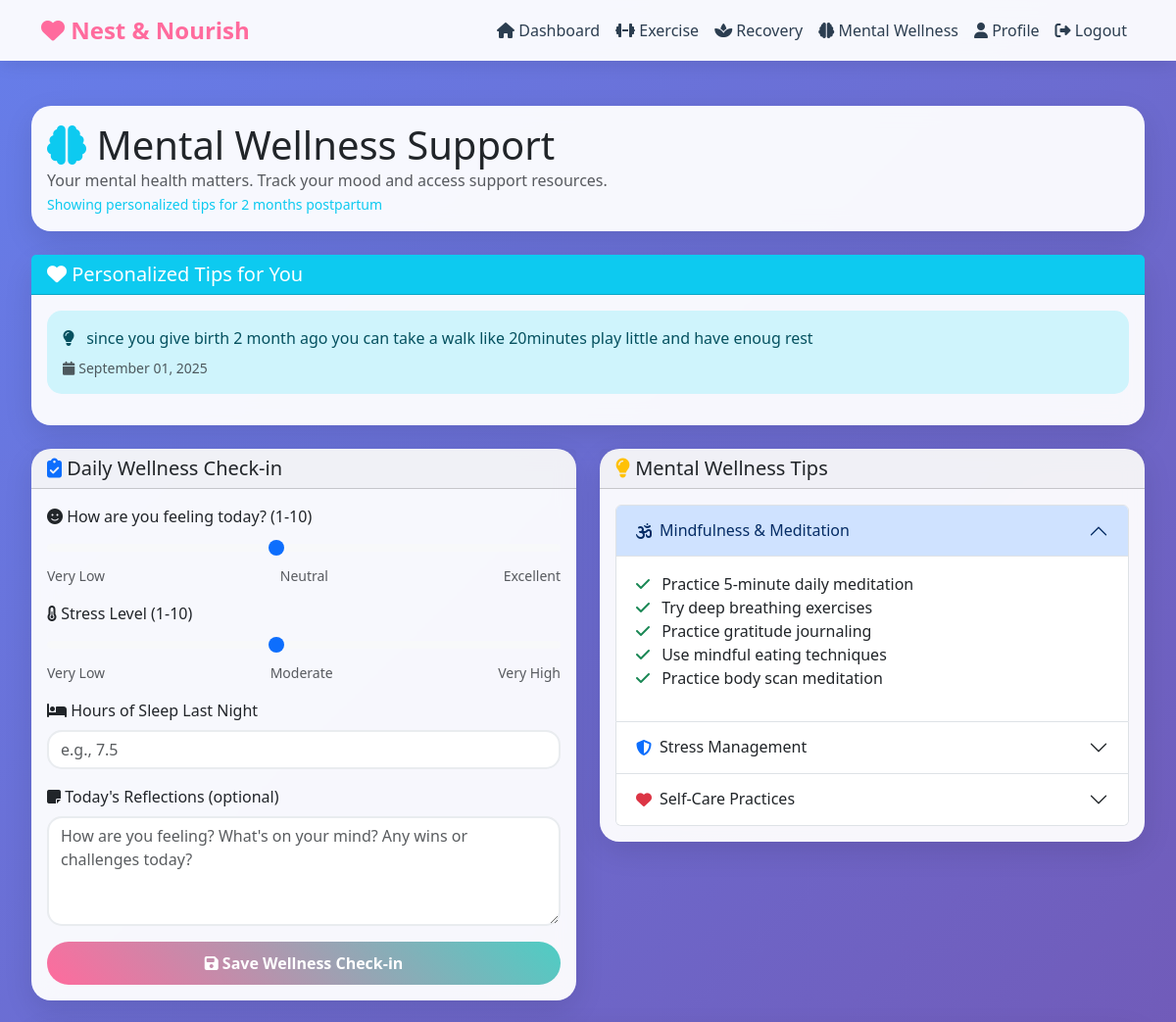
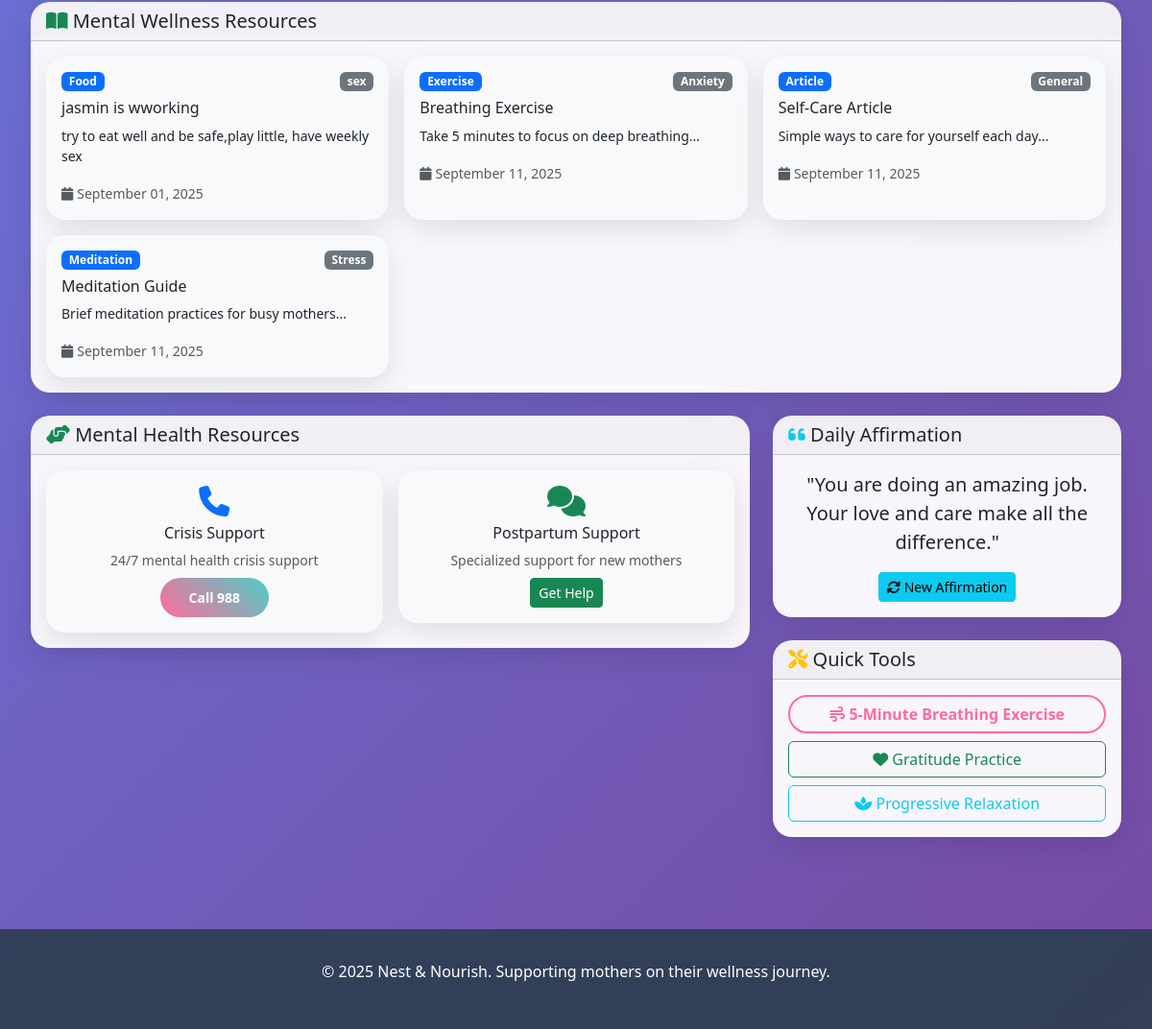
Page /mental_wellness (signed in) on the committed database (2 pictures, top to bottom).
### app.py (models this page shows)
class User(UserMixin, db.Model):
    id = db.Column(db.Integer, primary_key=True)
    username = db.Column(db.String(80), unique=True, nullable=False)
    email = db.Column(db.String(120), unique=True, nullable=False)
    password_hash = db.Column(db.String(120), nullable=False)
    full_name = db.Column(db.String(100), nullable=False)
    date_joined = db.Column(db.DateTime, default=datetime.utcnow)
    postpartum_months = db.Column(db.Integer, default=0)
    is_admin = db.Column(db.Boolean, default=False)
    exercises = db.relationship('Exercise', backref='user', lazy=True)
    wellness_entries = db.relationship('WellnessEntry', backref='user', lazy=True)
    progress_entries = db.relationship('ProgressEntry', backref='user', lazy=True)

class MentalTip(db.Model):
    id = db.Column(db.Integer, primary_key=True)
    month_relation = db.Column(db.Integer, nullable=False)  # Months postpartum
    tip_content = db.Column(db.Text, nullable=False)
    date_created = db.Column(db.DateTime, default=datetime.utcnow)

class MentalWellnessResource(db.Model):
    id = db.Column(db.Integer, primary_key=True)
    title = db.Column(db.String(100), nullable=False)
    content = db.Column(db.Text, nullable=False)
    resource_type = db.Column(db.String(50), nullable=False)  # e.g., "Article", "Exercise", "Meditation"
    mood_category = db.Column(db.String(50))  # e.g., "Anxiety", "Depression", "Stress"
    created_at = db.Column(db.DateTime, default=datetime.utcnow)
    is_active = db.Column(db.Boolean, default=True)

### app.py (the view)
@app.route('/mental_wellness')
def mental_wellness():
    if 'user_id' not in session:
        flash('Please log in to access this page.', 'warning')
        return redirect(url_for('login'))
    user = User.query.get(session['user_id'])
    wellness_resources = MentalWellnessResource.query.filter_by(is_active=True).all()
    mental_tips = MentalTip.query.filter_by(month_relation=user.postpartum_months).all()
    return render_template('mental_wellness.html',
                         wellness_resources=wellness_resources,
                         mental_tips=mental_tips,
                         user=user)

### app.py (called while the page is built)
@login_manager.user_loader
def load_user(user_id):
    return User.query.get(int(user_id))

### templates/mental_wellness.html (shortened to what this page needs)
{% extends "base.html" %}
{% block content %}
<div class="container-custom">
    <div class="row">
        <div class="col-12">
            <div class="card mb-4">
                <div class="card-body">
                    <h1 class="mb-0">
                        <i class="fas fa-brain text-info"></i> Mental Wellness Support
                    </h1>
                    <p class="text-muted mb-0">Your mental health matters. Track your mood and access support resources.</p>
                    {% if user.postpartum_months >= 0 %}
                        <small class="text-info">Showing personalized tips for {{ user.postpartum_months }} months postpartum</small>
                    {% endif %}
                </div>
            </div>
        </div>
    </div>
    {% if mental_tips %}
    <div class="row mb-4">
        <div class="col-12">
            <div class="card border-info">
                <div class="card-header bg-info text-white">
                    <h5 class="mb-0">
                        <i class="fas fa-heart"></i> Personalized Tips for You
                    </h5>
                </div>
                <div class="card-body">
                    {% for tip in mental_tips %}
                    <div class="alert alert-info mb-3">
                        <i class="fas fa-lightbulb me-2"></i>
                        {{ tip.tip_content }}
                        <small class="d-block text-muted mt-2">
                            <i class="fas fa-calendar me-1"></i>{{ tip.date_created.strftime('%B %d, %Y') }}
                        </small>
                    </div>
                    {% endfor %}
                </div>
            </div>
        </div>
    </div>
    {% endif %}
    <div class="row g-4">
        <div class="col-lg-6">
            <div class="card">
                <div class="card-header">
                    <h5 class="mb-0">
                        <i class="fas fa-clipboard-check text-primary"></i> Daily Wellness Check-in
                    </h5>
                </div>
                <div class="card-body">
                    <form action="{{ url_for('log_wellness') }}" method="POST">
                        <div class="mb-3">
                            <label for="mood_rating" class="form-label">
                                <i class="fas fa-smile"></i> How are you feeling today? (1-10)
                            </label>
                            <input type="range" class="form-range" id="mood_rating" name="mood_rating" min="1" max="10" value="5" oninput="updateMoodLabel(this.value)">
                            <div class="d-flex justify-content-between">
                                <small class="text-muted">Very Low</small>
                                <small class="text-muted" id="mood-label">Neutral</small>
                                <small class="text-muted">Excellent</small>
                            </div>
                        </div>
                        <div class="mb-3">
                            <label for="stress_level" class="form-label">
                                <i class="fas fa-thermometer-half"></i> Stress Level (1-10)
                            </label>
                            <input type="range" class="form-range" id="stress_level" name="stress_level" min="1" max="10" value="5" oninput="updateStressLabel(this.value)">
                            <div class="d-flex justify-content-between">
                                <small class="text-muted">Very Low</small>
                                <small class="text-muted" id="stress-label">Moderate</small>
                                <small class="text-muted">Very High</small>
                            </div>
                        </div>
                        <div class="mb-3">
                            <label for="sleep_hours" class="form-label">
                                <i class="fas fa-bed"></i> Hours of Sleep Last Night
                            </label>
                            <input type="number" class="form-control" id="sleep_hours" name="sleep_hours" min="0" max="24" step="0.5" placeholder="e.g., 7.5">
                        </div>
                        <div class="mb-3">
                            <label for="notes" class="form-label">
                                <i class="fas fa-sticky-note"></i> Today's Reflections (optional)
                            </label>
                            <textarea class="form-control" id="notes" name="notes" rows="4" placeholder="How are you feeling? What's on your mind? Any wins or challenges today?"></textarea>
                        </div>
                        <button type="submit" class="btn btn-primary w-100">
                            <i class="fas fa-save"></i> Save Wellness Check-in
                        </button>
                    </form>
                </div>
            </div>
        </div>
        <div class="col-lg-6">
            <div class="card">
                <div class="card-header">
                    <h5 class="mb-0">
                        <i class="fas fa-lightbulb text-warning"></i> Mental Wellness Tips
                    </h5>
                </div>
                <div class="card-body">
                    <div class="accordion" id="wellnessAccordion">
                        <div class="accordion-item">
                            <h2 class="accordion-header">
                                <button class="accordion-button" type="button" data-bs-toggle="collapse" data-bs-target="#mindfulness">
                                    <i class="fas fa-om text-purple me-2"></i> Mindfulness & Meditation
                                </button>
                            </h2>
                            <div id="mindfulness" class="accordion-collapse collapse show" data-bs-parent="#wellnessAccordion">
                                <div class="accordion-body">
                                    <ul class="list-unstyled">
                                        <li><i class="fas fa-check text-success me-2"></i> Practice 5-minute daily meditation</li>
                                        <li><i class="fas fa-check text-success me-2"></i> Try deep breathing exercises</li>
                                        <li><i class="fas fa-check text-success me-2"></i> Practice gratitude journaling</li>
                                        <li><i class="fas fa-check text-success me-2"></i> Use mindful eating techniques</li>
                                        <li><i class="fas fa-check text-success me-2"></i> Practice body scan meditation</li>
                                    </ul>
                                </div>
                            </div>
                        </div>
                        <div class="accordion-item">
                            <h2 class="accordion-header">
                                <button class="accordion-button collapsed" type="button" data-bs-toggle="collapse" data-bs-target="#stress">
                                    <i class="fas fa-shield-alt text-primary me-2"></i> Stress Management
                                </button>
                            </h2>
                        </div>
                        <div class="accordion-item">
                            <h2 class="accordion-header">
                                <button class="accordion-button collapsed" type="button" data-bs-toggle="collapse" data-bs-target="#selfcare">
                                    <i class="fas fa-heart text-danger me-2"></i> Self-Care Practices
                                </button>
                            </h2>
                        </div>
                    </div>
                </div>
            </div>
        </div>
    </div>
    {% if wellness_resources %}
    <div class="row mt-4">
        <div class="col-12">
            <div class="card">
                <div class="card-header">
                    <h5 class="mb-0">
                        <i class="fas fa-book-open text-success"></i> Mental Wellness Resources
                    </h5>
                </div>
                <div class="card-body">
                    <div class="row g-3">
                        {% for resource in wellness_resources %}
                        <div class="col-md-4">
                            <div class="card border-0 bg-light h-100">
                                <div class="card-body">
                                    <div class="d-flex justify-content-between align-items-start mb-2">
                                        <span class="badge bg-primary">{{ resource.resource_type }}</span>
                                        {% if resource.mood_category %}
                                            <span class="badge bg-secondary">{{ resource.mood_category }}</span>
                                        {% endif %}
                                    </div>
                                    <h6 class="card-title">{{ resource.title }}</h6>
                                    <p class="card-text small">{{ resource.content }}</p>
                                    <small class="text-muted">
                                        <i class="fas fa-calendar me-1"></i>{{ resource.created_at.strftime('%B %d, %Y') }}
                                    </small>
                                </div>
                            </div>
                        </div>
                        {% endfor %}
                    </div>
                </div>
            </div>
        </div>
    </div>
    {% endif %}
    <div class="row mt-4">
        <div class="col-lg-8">
            <div class="card">
                <div class="card-header">
                    <h5 class="mb-0">
                        <i class="fas fa-hands-helping text-success"></i> Mental Health Resources
                    </h5>
                </div>
                <div class="card-body">
                    <div class="row g-3">
                        <div class="col-md-6">
                            <div class="card border-0 bg-light">
                                <div class="card-body text-center">
                                    <i class="fas fa-phone fa-2x text-primary mb-2"></i>
                                    <h6>Crisis Support</h6>
                                    <p class="small text-muted mb-2">24/7 mental health crisis support</p>
                                    <a href="tel:988" class="btn btn-primary btn-sm">Call 988</a>
                                </div>
                            </div>
                        </div>
                        <div class="col-md-6">
                            <div class="card border-0 bg-light">
                                <div class="card-body text-center">
                                    <i class="fas fa-comments fa-2x text-success mb-2"></i>
                                    <h6>Postpartum Support</h6>
                                    <p class="small text-muted mb-2">Specialized support for new mothers</p>
                                    <a href="https://www.postpartum.net" class="btn btn-success btn-sm" target="_blank">Get Help</a>
                                </div>
                            </div>
                        </div>
                    </div>
                </div>
            </div>
        </div>
        <div class="col-lg-4">
            <div class="card">
                <div class="card-header">
                    <h5 class="mb-0">
                        <i class="fas fa-quote-left text-info"></i> Daily Affirmation
                    </h5>
                </div>
                <div class="card-body text-center">
                    <blockquote class="blockquote">
                        <p class="mb-3">"You are doing an amazing job. Your love and care make all the difference."</p>
                    </blockquote>
                    <button class="btn btn-info btn-sm" onclick="newAffirmation()">
                        <i class="fas fa-refresh"></i> New Affirmation
                    </button>
                </div>
            </div>
            <div class="card mt-4">
                <div class="card-header">
                    <h5 class="mb-0">
                        <i class="fas fa-tools text-warning"></i> Quick Tools
                    </h5>
                </div>
                <div class="card-body">
                    <div class="d-grid gap-2">
                        <button class="btn btn-outline-primary" onclick="guidedBreathing()">
                            <i class="fas fa-wind"></i> 5-Minute Breathing Exercise
                        </button>
                        <button class="btn btn-outline-success" onclick="gratitudePractice()">
                            <i class="fas fa-heart"></i> Gratitude Practice
                        </button>
                        <button class="btn btn-outline-info" onclick="progressiveRelaxation()">
                            <i class="fas fa-spa"></i> Progressive Relaxation
                        </button>
                    </div>
                </div>
            </div>
        </div>
    </div>
</div>
{% endblock %}

### templates/base.html (style rules this page uses)
:root { --primary-color: #ff6b9d; --secondary-color: #4ecdc4; --accent-color: #ffe066; --text-color: #2c3e50; --bg-gradient: linear-gradient(135deg, #667eea 0%, #764ba2 100%); --card-shadow: 0 10px 30px rgba(0,0,0,0.1); }
body { font-family: 'Segoe UI', Tahoma, Geneva, Verdana, sans-serif; background: var(--bg-gradient); min-height: 100vh; color: var(--text-color); }
.card { border: none; border-radius: 20px; box-shadow: var(--card-shadow); background: rgba(255, 255, 255, 0.95); backdrop-filter: blur(10px); transition: transform 0.3s ease; }
.btn-primary { background: linear-gradient(45deg, var(--primary-color), var(--secondary-color)); border: none; border-radius: 25px; padding: 10px 30px; font-weight: 600; transition: all 0.3s ease; }
.btn-outline-primary { border: 2px solid var(--primary-color); color: var(--primary-color); border-radius: 25px; font-weight: 600; }
.alert { border: none; border-radius: 15px; }
.form-control { border-radius: 15px; border: 2px solid #e9ecef; transition: all 0.3s ease; }
.container-custom { max-width: 1200px; margin: 0 auto; padding: 2rem; }

### rows in the picture
User: postpartum_months "2"
MentalTip: tip_content "since you give birth 2 month ago you can take a walk like 20minutes play little and have enoug rest", date_created "September 01, 2025"
MentalWellnessResource: resource_type "Food", mood_category "sex", title "jasmin is wworking", content "try to eat well and be safe,play little, have weekly sex", created_at "September 01, 2025"
MentalWellnessResource: resource_type "Exercise", mood_category "Anxiety", title "Breathing Exercise", content "Take 5 minutes to focus on deep breathing...", created_at "September 11, 2025"
MentalWellnessResource: resource_type "Article", mood_category "General", title "Self-Care Article", content "Simple ways to care for yourself each day...", created_at "September 11, 2025"
MentalWellnessResource: resource_type "Meditation", mood_category "Stress", title "Meditation Guide", content "Brief meditation practices for busy mothers...", created_at "September 11, 2025"
